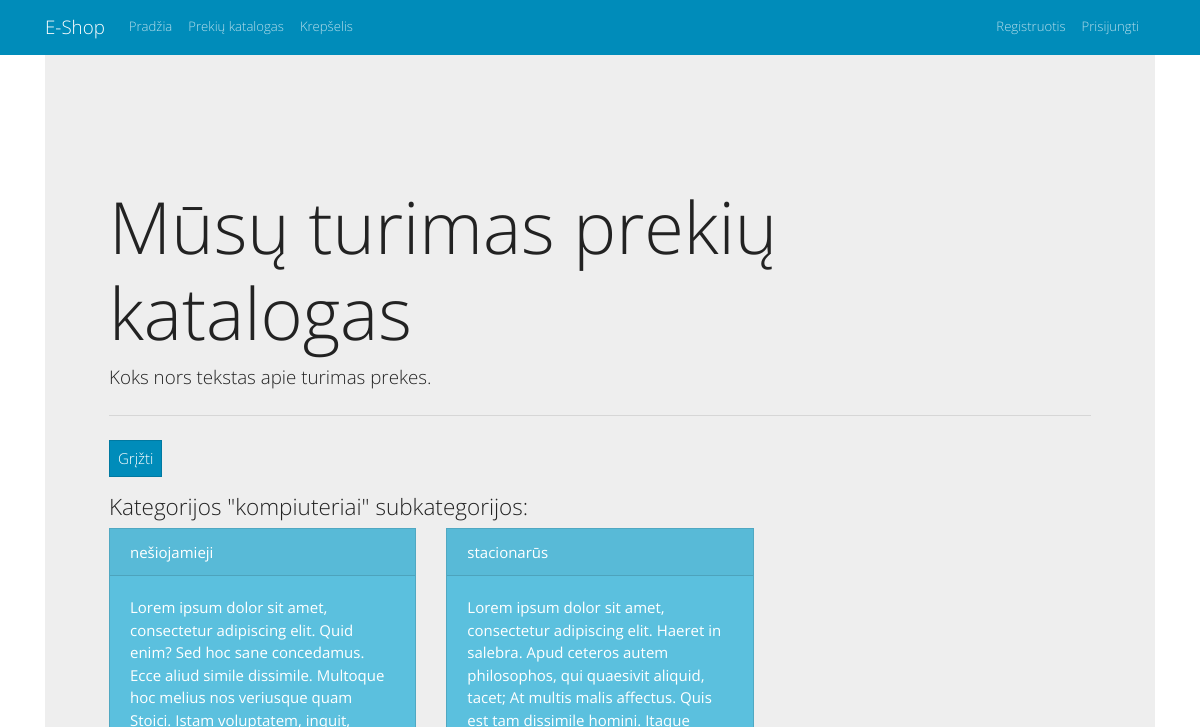
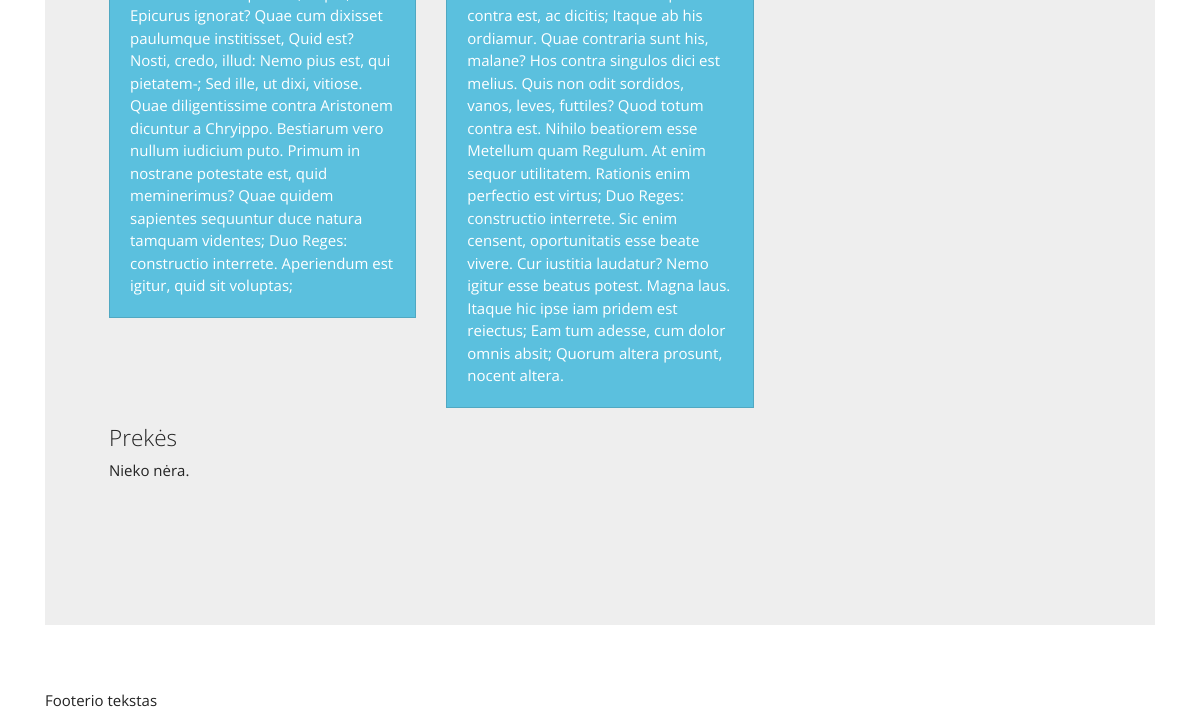
The page /views/catalog/category.php?id=1 on the database as committed earlier (2 pictures, top to bottom).
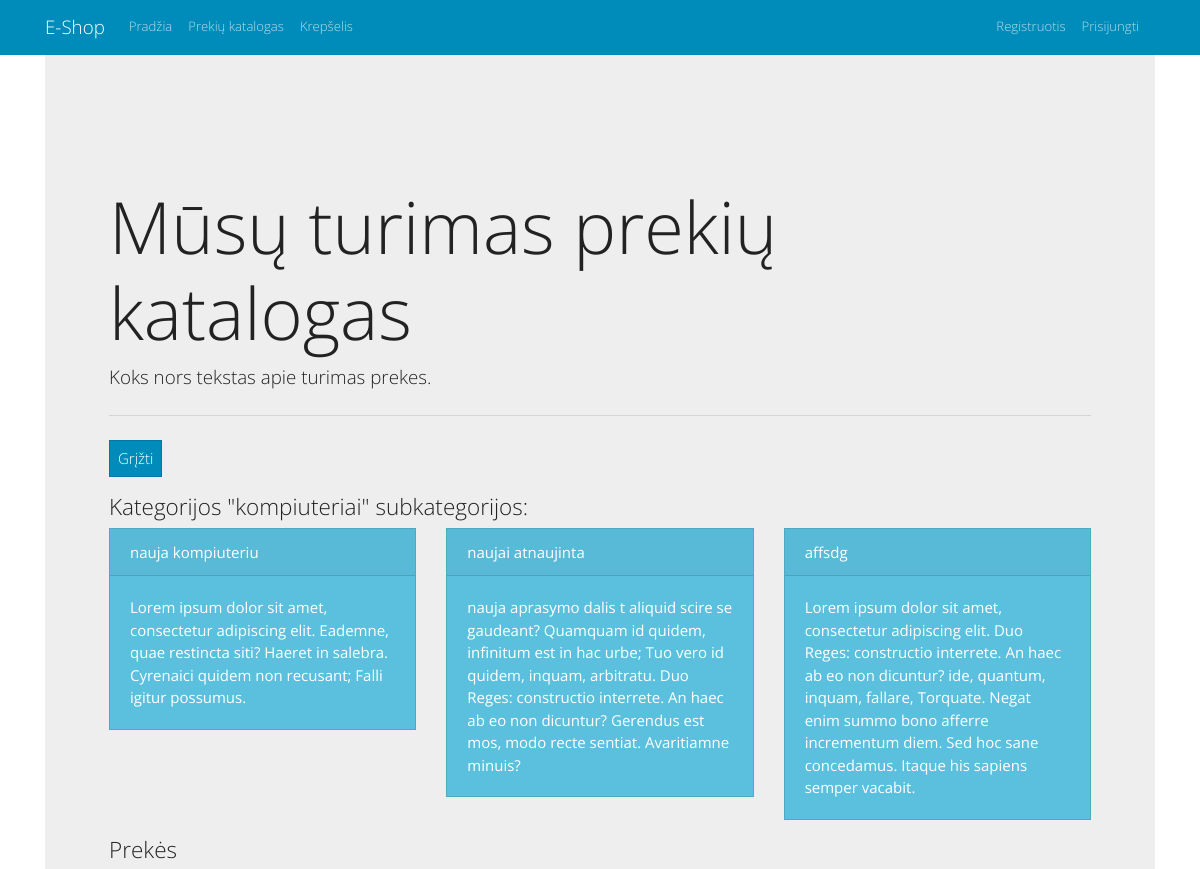
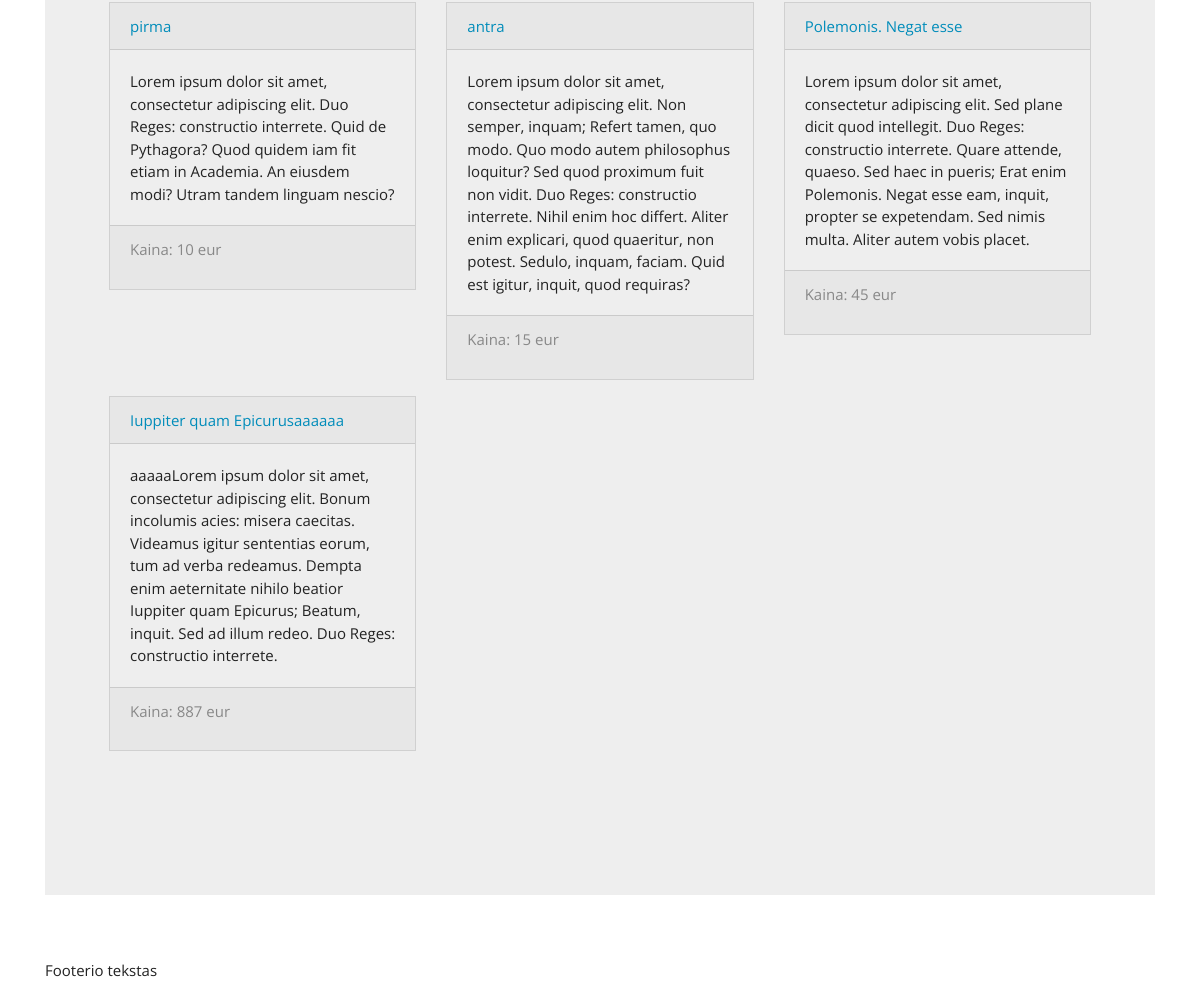
The same page on the database as committed later (2 pictures, top to bottom).
### tables this page shows
CREATE TABLE `categories` (
  `id` int(10) UNSIGNED NOT NULL,
  `title` varchar(45) NOT NULL,
  `description` longtext,
  `parent_category_id` int(10) UNSIGNED NOT NULL DEFAULT '0'
);

CREATE TABLE `products` (
  `id` int(10) UNSIGNED NOT NULL,
  `title` varchar(45) NOT NULL,
  `description` longtext,
  `price` decimal(10,0) NOT NULL,
  `category_id` int(10) UNSIGNED NOT NULL
);

### functions/users.php (called while the page is built, shortened)
<?php
function logged_in()
{
    return (isset($_SESSION['user_id'])) ? true : false;
}

### views/catalog/category.php (the view)
<?php include("../../header.php"); ?>
<h1 class="display-3">Mūsų turimas prekių katalogas</h1>
<p class="lead">Koks nors tekstas apie turimas prekes.</p>
<hr class="my-4">
<?php
    $categoryId = 0;
    $pageHeading = "";
    if (isset($_GET['id'])) {
        $categoryId = $_GET['id'];
    }
    $sql = "SELECT title, parent_category_id FROM categories WHERE id=$categoryId";
    $current = $conn->query($sql);
    $currentCategory = $current->fetch_assoc();
    if ($current->num_rows > 0) {
        if ($categoryId != 0) {
            $pageHeading .= '"' . $currentCategory['title'] . '" subkategorijos:';
        }
    }
    $sql = "SELECT `id`, `title`, `description`, `parent_category_id` FROM `categories` WHERE parent_category_id=$categoryId";
    $result = $conn->query($sql);
?>
<div class="row">
    <div class="col">
        <?php
            if ($current->num_rows > 0) {
                if ($categoryId != 0) {
                    ?>
                        <p>
                            <a href="category.php?id=<?php echo $currentCategory['parent_category_id']; ?>" class="btn btn-primary">Grįžti</a>
                        </p>
                    <?php
                }
            }
        ?>
        <h4>Kategorijos <?php echo $pageHeading; ?></h4>
    </div>
</div>
<div class="row">
<?php
    if ($result->num_rows > 0) {
        while($row = $result->fetch_assoc()) {
            ?>
                <div class="col-4">
                    <div class="card text-white bg-info mb-3">
                        <div class="card-header">
                            <a href="./category.php?id=<?php echo $row['id']; ?>" class="text-white">
                                <?php echo $row["title"]; ?>
                            </a>
                        </div>
                        <div class="card-body">
                            <p class="card-text"><?php echo $row["description"]; ?></p>
                        </div>
                    </div>
                </div>
            <?php
        }
    } else {
        echo '<div class="col"><p>Nieko nėra.</p></div>';
    }
?>
</div>
<?php
if ($categoryId != 0) {
?>
    <div class="row">
        <div class="col">
            <h4>Prekės</h4>
        </div>
    </div>
    <div class="row">
    <?php
    $sql = "SELECT id, title, description, price FROM products WHERE category_id=$categoryId";
    $result = $conn->query($sql);
    if ($result->num_rows > 0) {
        while($product = $result->fetch_assoc()) {
            ?>
                <div class="col-4">
                    <div class="card bg-light mb-3">
                        <div class="card-header">
                            <a href="./product.php?id=<?php echo $product['id']; ?>">
                                <?php echo $product["title"]; ?>
                            </a>
                        </div>
                        <div class="card-body">
                            <p class="card-text"><?php echo $product["description"]; ?></p>
                        </div>
                        <div class="card-footer text-muted">
                            <p>Kaina: <?php echo $product['price']; ?> eur</p>
                        </div>
                    </div>
                </div>
            <?php
        }
    } else {
        echo '<div class="col"><p>Nieko nėra.</p></div>';
    }
    ?>
    </div>
<?php
}
?>
<?php include("../../footer.php"); ?>

### header.php (shortened to what this page needs)
<?php
    $basePage = "http://localhost/eshop-demo/";
    require "functions/users.php";
?>
<!doctype html>
<html>
  <head>
    <link rel="stylesheet" href="<?php echo $basePage; ?>assets/css/bootstrap.min.css">
  </head>
  <body>
    <nav class="navbar navbar-expand-lg navbar-dark bg-primary">
        <div class="container">
            <a class="navbar-brand" href="<?php echo $basePage; ?>">E-Shop</a>
            <div class="collapse navbar-collapse" id="navbarColor01">
                <ul class="navbar-nav mr-auto">
                    <li class="nav-item">
                        <a class="nav-link" href="<?php echo $basePage; ?>">Pradžia <span class="sr-only">(current)</span></a>
                    </li>
                    <li class="nav-item">
                        <a class="nav-link" href="<?php echo $basePage; ?>views/catalog/category.php">Prekių katalogas</a>
                    </li>
                    <li class="nav-item">
                        <a class="nav-link" href="<?php echo $basePage; ?>views/checkout/index.php">Krepšelis</a>
                    </li>
                </ul>
                <ul class="navbar-nav mr-sm-2">
                    <?php
                        if(logged_in() === false)
                        {
                            ?>
                                <li class="nav-item">
                                    <a class="nav-link" href="<?php echo $basePage; ?>views/users/register.php">Registruotis</a>
                                </li>
                                <li class="nav-item">
                                    <a class="nav-link" href="<?php echo $basePage; ?>views/users/login.php">Prisijungti</a>
                                </li>
                            <?php
                        }
                    ?>
                </ul>
            </div>
        </div>
    </nav>
    <div class="container">
        <div class="jumbotron">

### footer.php (shortened to what this page needs)
        </div>
    </div>
    <footer>
        <div class="container">
            <p>Footerio tekstas</p>
        </div>
    </footer>
  </body>
</html>

Rows that differ between the two databases and show on the page:
removed categories: title "nešiojamieji", description "Lorem ipsum dolor sit amet, consectetur adipiscing elit. Quid enim? Sed hoc sane concedamus. Ecce aliud simile dissimile. Multoque hoc melius nos veriusque quam Stoici. Istam voluptatem, inquit, Epicurus ignorat? Quae cum dixisset paulumque institisset, Quid est? Nosti, credo, illud: Nemo pius est, qui pietatem-; Sed ille, ut dixi, vitiose. Quae diligentissime contra Aristonem dicuntur a Chryippo. Bestiarum vero nullum iudicium puto. Primum in nostrane potestate est, quid meminerimus? Quae quidem sapientes sequuntur duce natura tamquam videntes; Duo Reges: constructio interrete. Aperiendum est igitur, quid sit voluptas;"
removed categories: title "stacionarūs", description "Lorem ipsum dolor sit amet, consectetur adipiscing elit. Haeret in salebra. Apud ceteros autem philosophos, qui quaesivit aliquid, tacet; At multis malis affectus. Quis est tam dissimile homini. Itaque contra est, ac dicitis; Itaque ab his ordiamur. Quae contraria sunt his, malane? Hos contra singulos dici est melius. Quis non odit sordidos, vanos, leves, futtiles? Quod totum contra est. Nihilo beatiorem esse Metellum quam Regulum. At enim sequor utilitatem. Rationis enim perfectio est virtus; Duo Reges: constructio interrete. Sic enim censent, oportunitatis esse beate vivere. Cur iustitia laudatur? Nemo igitur esse beatus potest. Magna laus. Itaque hic ipse iam pridem est reiectus; Eam tum…"
added categories: title "nauja kompiuteriu", description "Lorem ipsum dolor sit amet, consectetur adipiscing elit. Eademne, quae restincta siti? Haeret in salebra. Cyrenaici quidem non recusant; Falli igitur possumus."
added categories: title "naujai atnaujinta", description "nauja aprasymo dalis t aliquid scire se gaudeant? Quamquam id quidem, infinitum est in hac urbe; Tuo vero id quidem, inquam, arbitratu. Duo Reges: constructio interrete. An haec ab eo non dicuntur? Gerendus est mos, modo recte sentiat. Avaritiamne minuis?"
added categories: title "affsdg", description "Lorem ipsum dolor sit amet, consectetur adipiscing elit. Duo Reges: constructio interrete. An haec ab eo non dicuntur? ide, quantum, inquam, fallare, Torquate. Negat enim summo bono afferre incrementum diem. Sed hoc sane concedamus. Itaque his sapiens semper vacabit."
added products: title "pirma", description "Lorem ipsum dolor sit amet, consectetur adipiscing elit. Duo Reges: constructio interrete. Quid de Pythagora? Quod quidem iam fit etiam in Academia. An eiusdem modi? Utram tandem linguam nescio?", price "10"
added products: title "antra", description "Lorem ipsum dolor sit amet, consectetur adipiscing elit. Non semper, inquam; Refert tamen, quo modo. Quo modo autem philosophus loquitur? Sed quod proximum fuit non vidit. Duo Reges: constructio interrete. Nihil enim hoc differt. Aliter enim explicari, quod quaeritur, non potest. Sedulo, inquam, faciam. Quid est igitur, inquit, quod requiras?", price "15"
added products: title "Polemonis. Negat esse", description "Lorem ipsum dolor sit amet, consectetur adipiscing elit. Sed plane dicit quod intellegit. Duo Reges: constructio interrete. Quare attende, quaeso. Sed haec in pueris; Erat enim Polemonis. Negat esse eam, inquit, propter se expetendam. Sed nimis multa. Aliter autem vobis placet.", price "45"
added products: title "Iuppiter quam Epicurusaaaaaa", description "aaaaaLorem ipsum dolor sit amet, consectetur adipiscing elit. Bonum incolumis acies: misera caecitas. Videamus igitur sententias eorum, tum ad verba redeamus. Dempta enim aeternitate nihilo beatior Iuppiter quam Epicurus; Beatum, inquit. Sed ad illum redeo. Duo Reges: constructio interrete.", price "887"
Other text that changed with them:
text no longer shown: "Nieko nėra."
